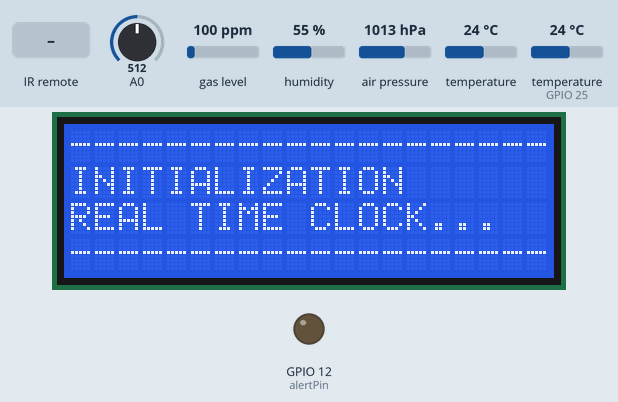
Simulated run of this sketch. Board: ESP8266 (NodeMCU). Shown: 20×4 character LCD, output pins drawn as LEDs (lit = HIGH). Inputs (shaded band) come from the test bench; at power-on: gas level 100 ppm, A0 = 512, humidity 55 %, air pressure 1013 hPa, temperature 24 °C, temperature (sensor on GPIO 25) 24 °C. WiFi joins after 1.5 s; servers stay silent unless stated; the local clock reads 2024-03-15 10:24:30 at power-on unless the sketch sets it; storage starts empty; what the sketch prints to the serial monitor is not drawn. At 59.3 s the program restarts the board; the recording ends there.

Above: at 1.8 s.
At 5.0 s:
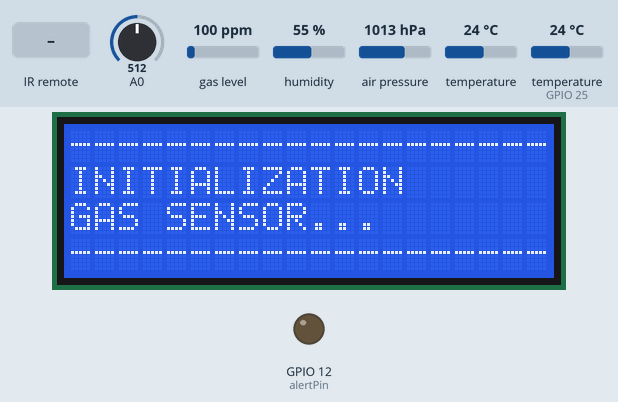
5.1 s: infrared code 0xFFE01F received
20.6 s: gas level set to 750 ppm
At 23.8 s:
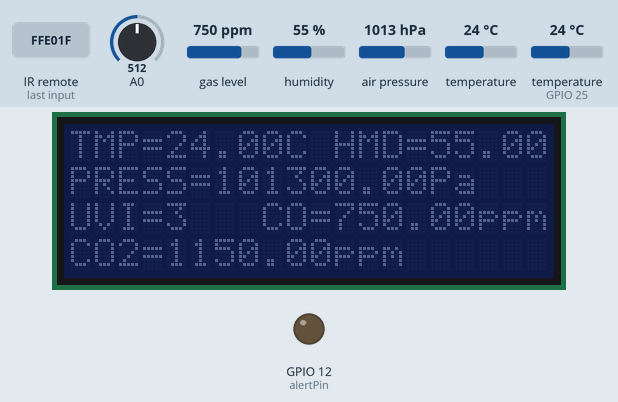
42.6 s: infrared code 0xFF52AD received
At 46.6 s:
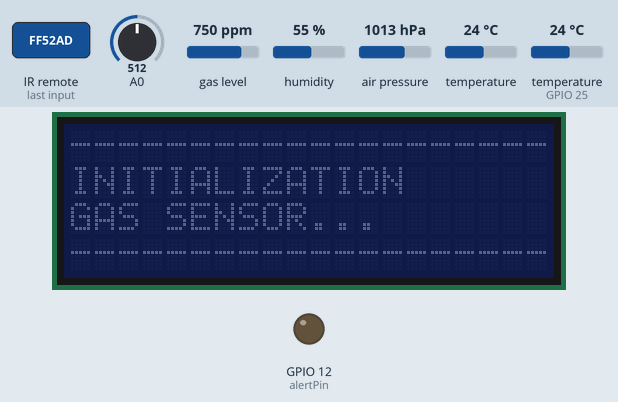
56.8 s: infrared code 0xFFA25D received
At 57.7 s:
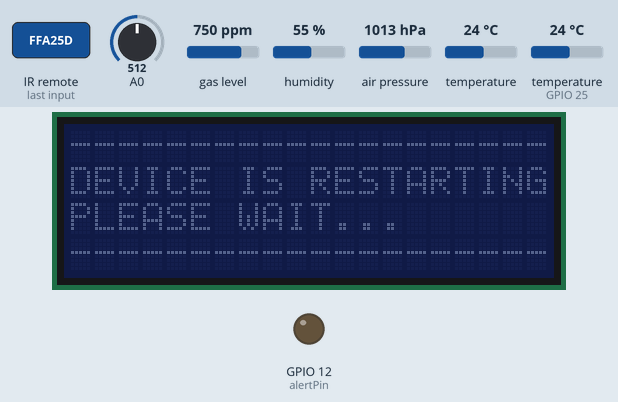
Timing chart, 0 to 59.3 s (numbered marks = the images above; inputs shaded):
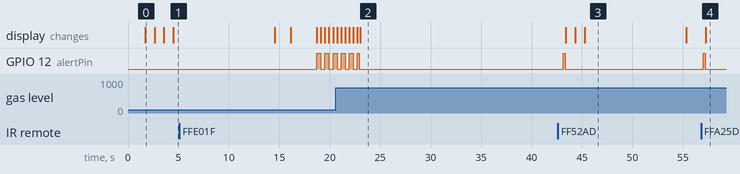

The sketch:

MAIN.ino
```cpp
//General declarations
#include <Wire.h>
//

//1. Temperature, Humidity Sensor declaration
#include "DHT.h"
#define Type DHT22
#define sensePin 25 // This pin is 02 on the UNO
DHT HT(sensePin, Type);

//2. SD Card declarations
#include "FS.h"
#include "SD.h"
#include "SPI.h"

//3. BMP pressure sensor declarations
#include <Adafruit_BMP280.h>
Adafruit_BMP280 bmp;

//4. LCD display declarations
#include <LiquidCrystal_I2C.h>
LiquidCrystal_I2C lcd(0x27, 20, 4);


//5. MQ-135 Sensor declarations
#include <MQUnifiedsensor.h>
#define placa "ESP-32"
#define Voltage_Resolution 3.3 // 3V3 <- IMPORTANT
#define gasPin 35 //Analog input A2 of your arduino
#define gasType "MQ-135" //MQ135
#define ADC_Bit_Resolution 12 // ESP-32 bit resolution
#define RatioMQ135CleanAir 3.6//RS / R0 = 3.6 ppm
//Declare Sensor
MQUnifiedsensor MQ135(placa, Voltage_Resolution, ADC_Bit_Resolution, gasPin, gasType);


// 6. UV Sensor declarations using an analog pin
int uvPin = 34;   // select the input for the UV sensor pin A3 on UNO


// 7. RTC declarations
#include "RTClib.h"
RTC_DS1307 rtc;
String timeStamp;


//8. WiFi declarations
#include "WiFi.h"
#include <WiFiManager.h>
int status = WL_IDLE_STATUS;     // the Wifi radio's status


// 9. Declaration for the ATH20 sensor
// #include <AHT20.h>
// AHT20 aht20;

// 10. For the remote control
#include <IRremoteESP8266.h>
#include <IRrecv.h>
#include <IRutils.h>
#define kRecvPin 26
IRrecv irrecv(kRecvPin);
decode_results cmd;


//Resetting the device using software
void(* resetSystem) (void) = 0;  // declare reset fuction at address 0


//Metro Class for timing and synchronization
#include <Metro.h>
//Task timers for metro tasks
Metro taskLcdShow = Metro(100); // For the Lcd display of results
Metro taskWriteSD = Metro(15000); // For writing to SD card
Metro  taskRemoteRec = Metro(100); // For the remote control


//Handling the readings results
#define valSize 8
float valuesArray[valSize];
String sensorStrVals;
const char* sensorCharV;


//SENSOR VARIABLES
float temp;
float humidity;
float pressure;
float altitude;
float CO;
float CO2;
float NH4;
float uvIndex;
float pm1;
float pm25;
float pm10;


//Placing values into the array
void valueToArray(float arrayVals[valSize], float temp, float humidity, float pressure,
                  float altitude, float CO, float CO2, float NH4, float uvIndex) {
  arrayVals[0] = temp;
  arrayVals[1] = humidity;
  arrayVals[2] = pressure;
  arrayVals[3] = altitude;
  arrayVals[4] = CO;
  arrayVals[5] = CO2;
  arrayVals[6] = NH4;
  arrayVals[7] = uvIndex;
}

//For alerting using both an LED and an active buzzer
int alertPin = 12; // pin 8 on UNO

void beepAlert(){
  digitalWrite(alertPin, HIGH);
  delay(200);
  digitalWrite(alertPin, LOW);
}

void alert(int alertPin, int repsAlert=1, int waitAlert=1000) {
  int reps = repsAlert;
  int waits = waitAlert;

  for(int i=0; i<reps; i++){
    digitalWrite(alertPin, HIGH);
    lcd.noBacklight();
    delay(waits);
    lcd.backlight();
    digitalWrite(alertPin, LOW);
    delay(waits);
  }

  lcd.backlight();
}


void setup(){
    Serial.begin(115200);
    Wire.begin();
    lcd.begin(); // Lcd display initializer
    //introLcd(); // Lcd Intro messages

    initMsg();
    delay(1500);
    irrecv.enableIRIn();  // Start the receiver
    initRtc(); //Initializing the rtc
    HT.begin(); //DHT initializer
    initSD(); //SD card initializer
    initBmp(); // Pressure sensor initializer
    // initAth20(); // ATH20 sensor initializer
    initGasSensor(); // Gas sensor initializer
    //delay(10000);
    initWireless(); //Initializes the Wifi
    pinMode(uvPin, INPUT); // Activating the uv pin mode
    pinMode(alertPin, OUTPUT); // Activating the alert pin

    endMsg();
    alert(alertPin, 5, 400);

    lcd.clear();
}

//Main Program
void loop(){

  //Checking for remote values using Metro tasks
  if(taskRemoteRec.check()){
    remoteCheck();
  }

  //Reads the timestamp from the function and converts to const char
  timeStamp = dataTime();

  //Temperature and humidity readings
  temp = bmp.readTemperature(); // Takes readings in Celcius (C)
  humidity = HT.readHumidity(); // Readings are in percentage (%)

  //Pressure and Altitude readings
  pressure = bmp.readPressure(); //Takes readings in Pascal (Pa)
  altitude = bmp.readAltitude(1013.25); // Takes readings in meters (m)

  //Gas sensor readings (CO, CO2, NH4)
  MQ135.update(); // Update data, the arduino will read the voltage from the analog pin
  MQ135.setA(605.18); MQ135.setB(-3.937); // Configure the equation to calculate CO concentration value
  CO = MQ135.readSensor();
  MQ135.setA(110.47); MQ135.setB(-2.862); // Configure for CO2
  CO2 = MQ135.readSensor() + 400;
  MQ135.setA(102.2 ); MQ135.setB(-2.473); // Configure for NH4
  NH4 = MQ135.readSensor();

  //Reading the uv index
  uvIndex = readUV(uvPin);


  // Placing values into the array
  valueToArray(valuesArray, temp, humidity, pressure, altitude, CO, CO2, NH4, uvIndex);


  //Converting sensor values from the array->String->Const char
  sensorStrVals= timeStamp + valToString(valuesArray);
  sensorCharV = sensorStrVals.c_str();

  Serial.println(sensorStrVals);

  //Appending cont char* readings values to the file in SD
  // appendFile(SD, "/datalog.csv", sensorCharV);

  //Using Metro to append file to SD card
  if(taskWriteSD.check()){
    appendFile(SD, "/datalog.csv", sensorCharV);
  }

  //Writing to lcd
  lcdShow(temp, humidity, pressure, uvIndex, CO, CO2);

  //Using metro to show lcd display
  // if(taskLcdShow.check()){
  //   lcdShow(temp, humidity, pressure, uvIndex, CO, CO2);
  // }


  delay(500); //This delay is now in the lcdShow function
}
// End of main program


//Initializing the wifi on the ESP-32
void initWireless(){
  lcd.clear();
  // attempt to connect to Wifi network:
  sensorMsg("CONNECTING TO WIFI", "PLEASE WAIT...");
  WiFiManager wm;

  bool res;
    // res = wm.autoConnect(); // auto generated AP name from chipid
    // res = wm.autoConnect("AutoConnectAP"); // anonymous ap
  res = wm.autoConnect("AirQ Monitor","kegman00"); // password protected ap

  if(!res) {
        Serial.println("Failed to connect");
        sensorMsg("WIFI CAN'T CONNECT!!", "TRY AGAIN LATER");
        // ESP.restart();
  }
  else {
        //if you get here you have connected to the WiFi
        String ssid = wm.getWiFiSSID();
        Serial.println("You're connected to the network " +  ssid );
        sensorMsg("WIFI CONNECTION MADE", "TO: " + ssid);

    }


  delay(2500);
  lcd.clear();
}


//Message when sensors and other components are initializing
void initMsg(){
  lcd.clear();
  lcd.setCursor(0,0);
  lcd.print("--------------------");
  lcd.setCursor(0,1);
  lcd.print("INITIALIZING SENSORS");
  lcd.setCursor(0,2);
  lcd.print("PLEASE WAIT...");
  lcd.setCursor(0,3);
  lcd.print("--------------------");
}

//Message when sensors and other components have been initialized
void endMsg(){
  lcd.clear();
  lcd.setCursor(0,0);
  lcd.print("--------------------");
  lcd.setCursor(0,1);
  lcd.print("INITIALIZATION DONE!");
  lcd.setCursor(0,2);
  lcd.print("PROGRAM STARTING...");
  lcd.setCursor(0,3);
  lcd.print("--------------------");
}

//Displays the active message
void activeMsg(){
  lcd.clear();
  lcd.setCursor(0,0);
  lcd.print("WEATHER_AIR_QUALITY");
  lcd.setCursor(0,1);
  lcd.print("MONITORING SYSTEM");
  lcd.setCursor(0,2);
  lcd.print("DESIGNED BY KEGHAN");
  lcd.setCursor(0,3);
  lcd.print("--------------------");
}

//Sensors Calibrating messages
void sensorMsg(String act, String msg){
  //Lcd initialization message
  lcd.clear();
  lcd.setCursor(0,0);
  lcd.print("--------------------");
  lcd.setCursor(0,1);
  lcd.print(act);
  lcd.setCursor(0,2);
  lcd.print(msg);
  lcd.setCursor(0,3);
  lcd.print("--------------------");
}


// Using the IR remote to receive various commands \786
void remoteCheck(){
  if (irrecv.decode(&cmd)) {
    if (cmd.value == 0xFFA25D){ // CH- on remote
      beepAlert();
      Serial.println("Device restarting\n");
      sensorMsg("DEVICE IS RESTARTING", "PLEASE WAIT...");
      delay(2000);
      resetSystem(); //call reset
    }
    else if (cmd.value == 0xFF629D){ //CH on remote
      beepAlert();
      Serial.println("Device restarting\n");
      sensorMsg("DEVICE IS RESTARTING", "PLEASE WAIT...");
      delay(2000);
      resetSystem(); //call reset
    }
    //For turning on and off the Lcd backlight
    else if (cmd.value == 0xFFA857){ //VOL+ on remote
      beepAlert();
      lcd.backlight(); // Turn On backlight
    }
    else if (cmd.value == 0xFFE01F){ //VOL- on remote
      beepAlert();
      lcd.noBacklight(); // Turn Off backlight
    }
    else if (cmd.value == 0xFF906F){ //EQ on remote
      beepAlert();
      lcd.noDisplay(); //turns display off
    }
    else if (cmd.value == 0xFFC23D){ //PLAY on remote
      beepAlert();
      lcd.display(); // turns display on
    }
    else if (cmd.value == 0xFF6897){ // 0 on the remote
      beepAlert();
      activeMsg(); // displays active message
      delay(3500);
      lcd.clear();
    }
    else if (cmd.value == 0xFF9867){ //100+ on remote
      beepAlert();
      delay(4000); // pauses program for 4s
    }
    else if (cmd.value == 0xFFB04F){ // 200+ on remote
      beepAlert();
      delay(10000); //pauses program for 10s
    }
     else if (cmd.value == 0xFF52AD){ // 9 on the remote
      beepAlert();
      // Reinitializes sensors and other components
      HT.begin(); //DHT initializer
      initSD(); //SD card initializer
      initBmp(); // Pressure sensor initializer
      initGasSensor(); // Gas sensor initializer
      // initAth20(); // ATH20 sensor initializer
    }
    else if (cmd.value == 0xFF42BD){ // 7 on the remote
      beepAlert();
      initWireless(); // Reinitializes the WiFi
    }


    irrecv.resume();  // Receive the next value
  }

}


//Takes in an array of floats and converts to String
String valToString(float vals[]){
  String values;

  for(int i=0; i<valSize; i++){
    values += (String)vals[i];

    if(i != valSize-1){
      values += ",";
    }
  }

  values += "\n";
  return values;
}


// This gets the timestamp and returns it as a String
String dataTime() {
  DateTime now = rtc.now();
  String dattime = String(int(now.year())) +"-"+ String(int(now.month())) +"-"+ String(int(now.day()));
  dattime += " "+ String(int(now.hour())) +":"+ String(int(now.minute())) +":"+ String(int(now.second())) +",";

  return dattime;
}


//Appending data to a file in the SD card
void appendFile(fs::FS &fs, const char * path, const char * message){
    Serial.printf("Appending to file: %s\n", path);

    File file = fs.open(path, FILE_APPEND);
    if(!file){
        Serial.println("Failed to open file for appending");
        return;
    }
    if(file.print(message)){
        Serial.println("Message appended");
    } else {
        Serial.println("Append failed");
    }
    file.close();
}


//INITIALIZATIONS OF SENSORS AND COMPONENTS

//1. Initializing the SD Card Shield in the setup function
void initSD(){

  sensorMsg("INITIALIZATION", "SD CARD..."); //Lcd initialization message

  Serial.println("Initializing SD card...");
    if(!SD.begin()){
        Serial.println("Card Mount Failed");
        return;
    }
    Serial.println("card initialized.");

    delay(850);
    lcd.clear();
}

//2. Initializing the pressure sensor
void initBmp(){

  sensorMsg("CALIBRATING", "PRESSURE SENSOR..."); //Lcd initialization message

  bmp.begin(BMP280_ADDRESS_ALT, BMP280_CHIPID);

  bmp.setSampling(Adafruit_BMP280::MODE_NORMAL,     /* Operating Mode. */
                  Adafruit_BMP280::SAMPLING_X2,     /* Temp. oversampling */
                  Adafruit_BMP280::SAMPLING_X16,    /* Pressure oversampling */
                  Adafruit_BMP280::FILTER_X16,      /* Filtering. */
                  Adafruit_BMP280::STANDBY_MS_500); /* Standby time. */

  Serial.println("BMP280 has been initialised succesfully!");
  delay(850);
  lcd.clear();
}


//3. Initializes the Gas sensor MQ-135 to work with various gases
void initGasSensor(){

  sensorMsg("INITIALIZATION", "GAS SENSOR...");  //Lcd initialization message


    MQ135.setRegressionMethod(1); //_PPM =  a*ratio^b

    MQ135.init();
    Serial.print("Calibrating please wait.");
    float calcR0 = 0;
    for(int i = 1; i<=10; i ++)
    {
      MQ135.update(); // Update data, the arduino will read the voltage from the analog pin
      calcR0 += MQ135.calibrate(RatioMQ135CleanAir);
      Serial.print(".");
    }
    MQ135.setR0(calcR0/10);
    Serial.println("  done!.");

        /*
        Exponential regression:
      GAS      | a      | b
      CO       | 605.18 | -3.937
      CO2      | 110.47 | -2.862
      NH4      | 102.2  | -2.473
      */

    if(isinf(calcR0)) {Serial.println("Warning: Conection issue, (Open circuit detected)"); while(1);}
    if(calcR0 == 0){Serial.println("Warning: Conection issue found, (Analog pin shorts to ground)"); while(1);}

    delay(10000);
    lcd.clear();
  }


// 4. Initializes the Rtc on the Shield

void initRtc(){

  sensorMsg("INITIALIZATION", "REAL TIME CLOCK...");  //Lcd initialization message

    if (! rtc.begin()) {
    Serial.println("Couldn't find RTC");
    Serial.flush();
    while (1) delay(10);
  }

  if (! rtc.isrunning()) {
    Serial.println("RTC is NOT running, let's set the time!");
    // When time needs to be set on a new device, or after a power loss, the
    // following line sets the RTC to the date & time this sketch was compiled
    // rtc.adjust(DateTime(F(__DATE__), F(__TIME__)));
    // This line sets the RTC with an explicit date & time, for example to set
    // January 21, 2014 at 3am you would call:
    // rtc.adjust(DateTime(2014, 1, 21, 3, 0, 0));
  }

  // When time needs to be re-set on a previously configured device, the
  // following line sets the RTC to the date & time this sketch was compiled
  // rtc.adjust(DateTime(F(__DATE__), F(__TIME__)));
  // This line sets the RTC with an explicit date & time, for example to set
  // January 21, 2014 at 3am you would call:
  // rtc.adjust(DateTime(2014, 1, 21, 3, 0, 0));
  Serial.println("RTC initialized succesfully");
  delay(850);
  lcd.clear();
}


// 5. Initializing the ATH20 sensor
// void initAth20(){
//   //Check if the AHT20 will acknowledge

//   // sensorMsg("INITIALIZATION", "AHT 20 Sensor...");  //Lcd initialization message

//   if (aht20.begin() == false)
//   {
//     Serial.println("AHT20 not detected. Please check wiring. Freezing.");
//     while (1);
//   }
//   Serial.println("AHT20 acknowledged.");

//   delay(850)
//   lcd.clear();
// }


//LCD welcome intro messages
void introLcd(){
  lcd.clear();
  lcd.setCursor(0,0);
  lcd.print("AIR QUALITY MONITOR");
  lcd.setCursor(0,1);
  lcd.print("PHYSICS DEPARTMENT");
  lcd.setCursor(0,2);
  lcd.print("KNUST, KUMASI CAMPUS");
  lcd.setCursor(0,3);
  lcd.print("Prototype: Mac 1");

  delay(6000);
  lcd.clear();


  lcd.setCursor(0,0);
  lcd.print("----- STUDENTS -----");
  delay(850);
  lcd.setCursor(0,1);
  lcd.print("KWESI MANU EGHAN");
  lcd.setCursor(0,2);
  delay(1000);
  lcd.print("EMMANUEL OPOKU");
  lcd.setCursor(0,3);
  delay(1000);
  lcd.print("AGYEI KWAKU DARKO");
  delay(3000);
  lcd.clear();


  lcd.setCursor(0,0);
  lcd.print("--- SUPERVISORS ----");
  delay(850);
  lcd.setCursor(0,1);
  lcd.print("PROF. F. K AMPONG");
  lcd.setCursor(0,2);
  delay(1000);
  lcd.print("DR. J.N.A ARYEE");
  delay(6500);
  lcd.clear();
}


//Displaying sensor values on the 20x40 lcd display
void lcdShow(float temp, float humidity, float pressure,
              float uvIndex, float CO, float CO2) {
  // float PM25
            //Temperature and Humidity ROW 1
            lcd.clear();
            lcd.setCursor(0,0);
            lcd.print("TMP=" + String(temp) +"C");
            lcd.setCursor(11,0);
            lcd.print("HMD=" + String(humidity));

            //Pressure ROW 2
            lcd.setCursor(0,1);
            lcd.print("PRESS=" + String(pressure) + "Pa");
            // lcd.setCursor(0,1); // We'll choode particulate matter over pressure in final design
            // lcd.print("PM2.5=" + String(PM25));

            //UV INDEX and CO ROW 3
            lcd.setCursor(0,2);
            lcd.print("UVI=" + String((int)(uvIndex)));
            lcd.setCursor(8,2);
            lcd.print("CO=" + String(CO) + "ppm");

            //CO2 and maybe NH4 ROW 4
            lcd.setCursor(0,3);
            lcd.print("CO2=" + String(CO2) + "ppm");
            // lcd.setCursor(13,3);
            // lcd.print("NH4=" + String(NH4));


            //delay(550);
            // lcd.clear();

}


//Reading and converting to UV index from the Guda UV sensor
int readUV(int sensorPin){
  int index = 0;
  int sensorValue = 0;

  sensorValue = analogRead(sensorPin);  //connect UV sensor to Analog A1 on UNO
  int voltage = (sensorValue/4095.0*3.3) *1000;  //Voltage in miliVolts

  if(voltage<50)
  {
    index = 0;
  }else if (voltage>50 && voltage<=227)
  {
    index = 0;
  }else if (voltage>227 && voltage<=318)
  {
    index = 1;
  }
  else if (voltage>318 && voltage<=408)
  {
    index = 2;
  }else if (voltage>408 && voltage<=503)
  {
    index = 3;
  }
  else if (voltage>503 && voltage<=606)
  {
    index = 4;
  }else if (voltage>606 && voltage<=696)
  {
    index = 5;
  }else if (voltage>696 && voltage<=795)
  {
    index = 6;
  }else if (voltage>795 && voltage<=881)
  {
    index = 7;
  }
  else if (voltage>881 && voltage<=976)
  {
    index = 8;
  }
  else if (voltage>976 && voltage<=1079)
  {
    index = 9;
  }
  else if (voltage>1079 && voltage<=1170)
  {
    index = 10;
  }else if (voltage>1170)
  {
    index = 11;
  }

  //Returning the uv index value
  return index;
}
```

Measured:
- after the input at 42.6 s, GPIO 12 (alertPin): LOW → HIGH after 0.53 s, → LOW 0.20 s later; the display: first changes after 0.81 s (image 3 shows a later state)
- after the input at 56.8 s, GPIO 12 (alertPin): LOW → HIGH after 0.20 s, → LOW 0.20 s later; the display: changes after 0.47 s (image 4)
- by itself, GPIO 12 (alertPin): repeats every 0.80 s: HIGH 0.40 s, LOW 0.40 s
- what the display in image 0 shows lasts 0.9 s, from 1.7 s to 2.6 s
- what the display in image 3 shows lasts 10.1 s, from 45.3 s to 55.4 s
